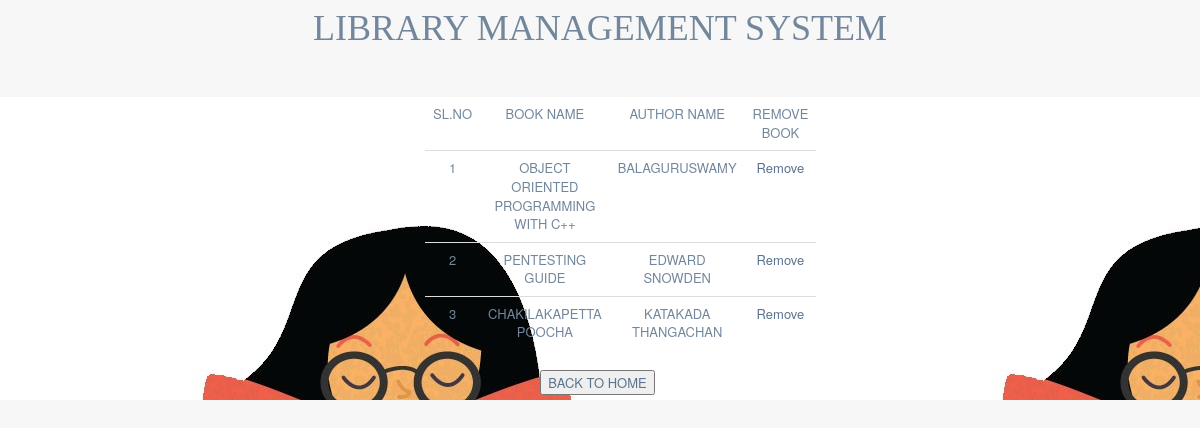
Screenshot of /showbooks.php with the database file from the repository.
### tables this page shows
CREATE TABLE `books` (
  `id` int(11) NOT NULL,
  `bookname` varchar(100) NOT NULL,
  `author` varchar(100) NOT NULL
);

### showbooks.php (the view, shortened to what this page needs)
<!DOCTYPE html>
<html lang="en">
<head>
    <link href="css/bootstrap.min.css" rel="stylesheet">
    <link href="css/animate.min.css" rel="stylesheet">
    <link href="css/custom.min.css" rel="stylesheet">
</head>
<br>
<div class="col-lg-12 text-center ">
    <h1 style="font-family:Lucida Console">LIBRARY MANAGEMENT SYSTEM</h1>
</div>
<body class="login" style="margin-top: -20px;">
<br>
<br>
<div style="background-image: url('r.jpg');">
    <div class="login_wrapper">
            <table class="table text-center"  >
    <thead class="text-uppercase bg-dark">
      <tr class="text-white">
      <td > Sl.NO  </td>
      <td >  BOOK NAME   </td>
      <td > AUTHOR NAME </td>
      <td > REMOVE BOOK </td>
    </tr>
</thead>
    <tr>
      <?PHP
    include("connection.php");
    $query="SELECT * FROM `books` ;";
    $result=$db->query($query);
    if(mysqli_num_rows($result)>0)
    {
        $rowno=0;
    while($row = $result->fetch_assoc())
    {
            $rowno++;
    ?>
      <td><?php echo $rowno ?></td>
      <td><?php echo $row['bookname']?></td>
      <td><?php echo $row['author']?></td>
      <td><div align="center"><a href="deletebook.php?id=<?php echo $row['id']?>">Remove</a></div></td>
    </tr>
    <?PHP }}?>
  </table>
    </div>
<center>
<button><a href="admin-home.php">BACK TO HOME</a></button>
</center>
</body>
</html>

### rows the page displays
books: bookname "OBJECT ORIENTED PROGRAMMING WITH C++", author "BALAGURUSWAMY"
books: bookname "PENTESTING GUIDE", author "EDWARD SNOWDEN"
books: bookname "CHAKILAKAPETTA POOCHA", author "KATAKADA THANGACHAN"
